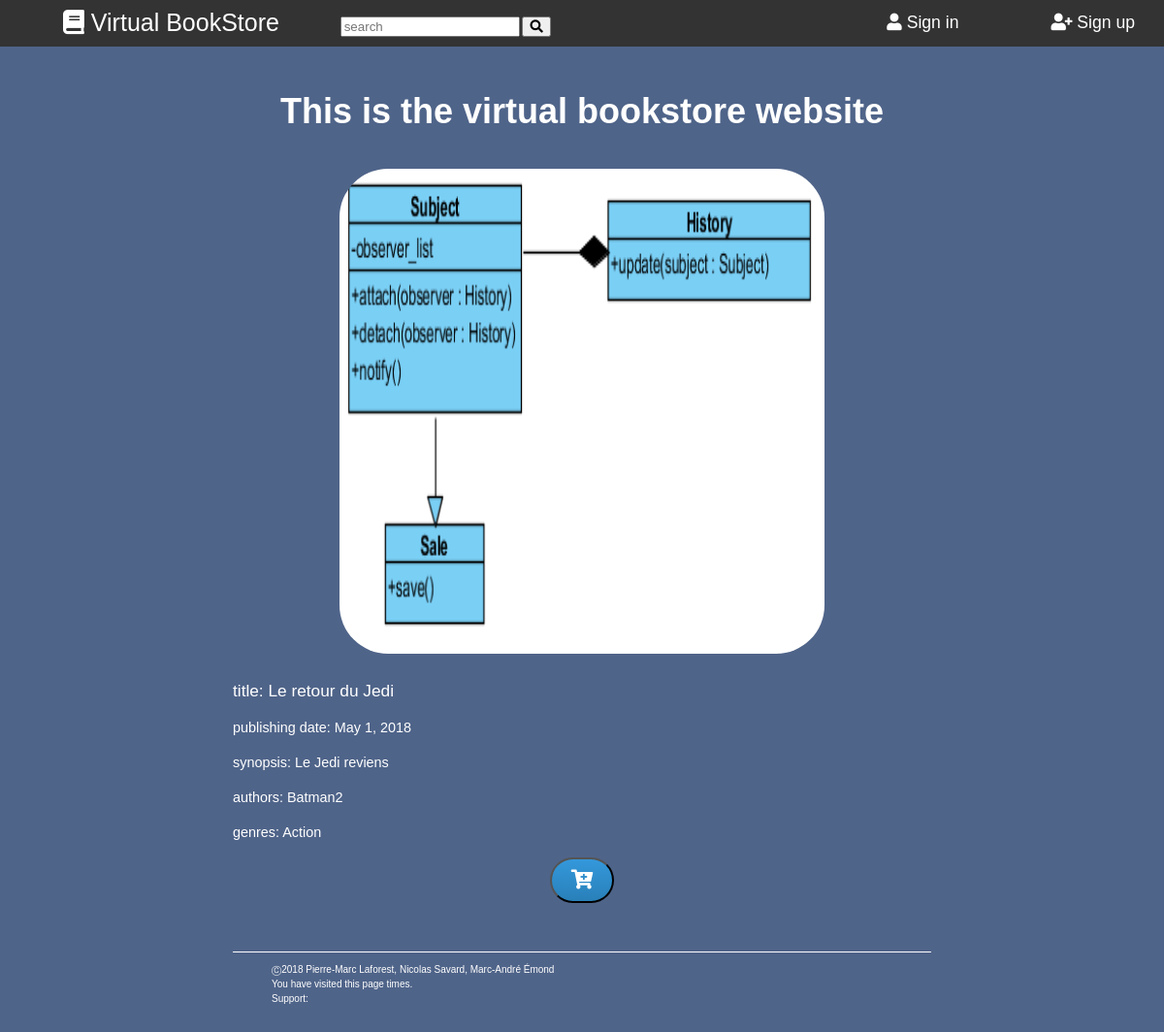
Before: /books/5/ with the older database file.
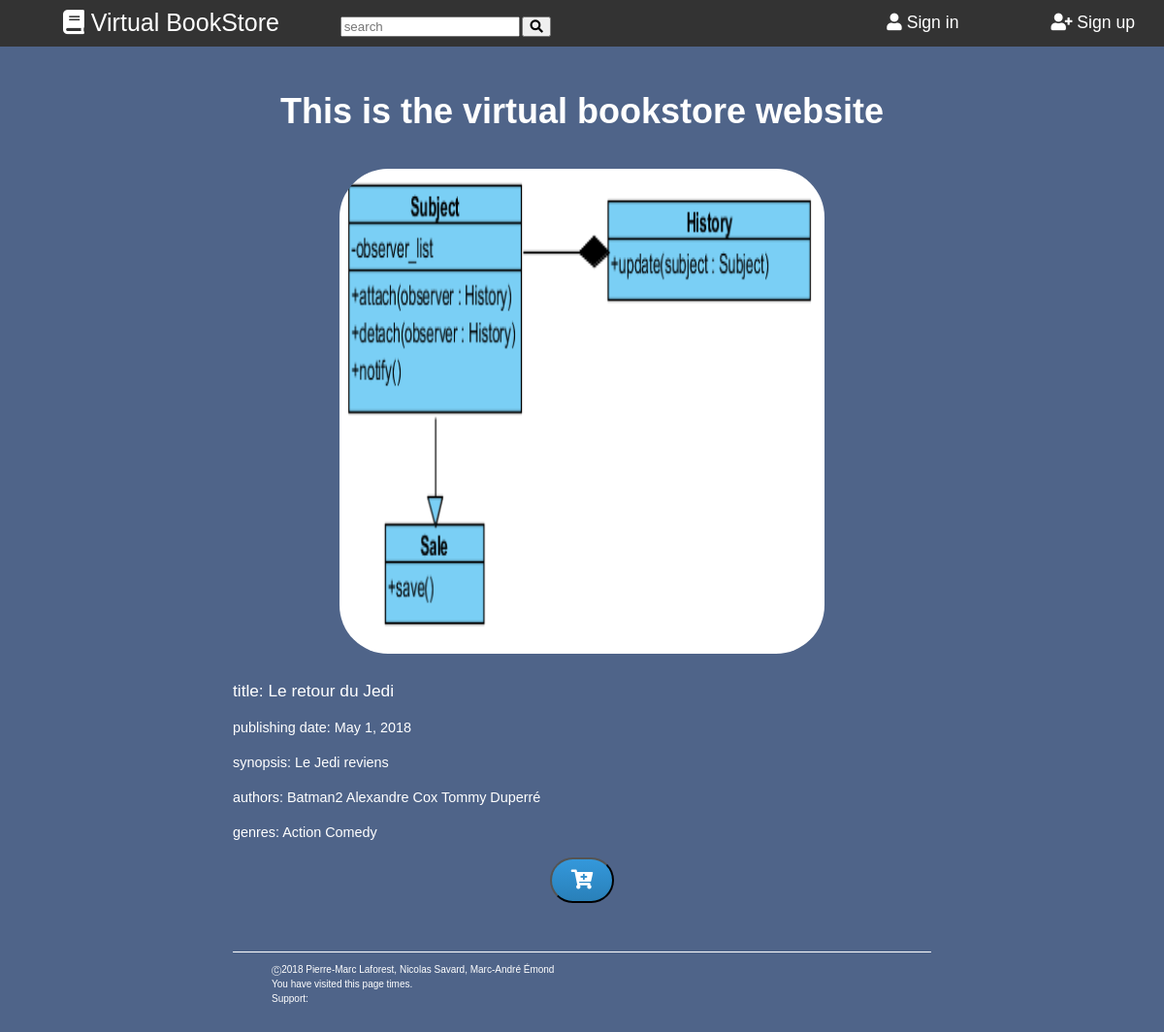
After: the same page with the newer database file.
### books/models.py (models this page shows, shortened)
class Author(models.Model):
    name = models.CharField(max_length=200)
    date_of_birth = models.DateField('date of birth', null=True, blank=True)
    date_of_death = models.DateField('date of death', null=True, blank=True)

class Genre(models.Model):
    name = models.CharField(max_length=30, unique=True)

### books/views.py (the view)
# urls.py: path('<int:book_id>/', views.get_info, name='get_info'),
def get_info(request, book_id):
    promo_books = Book.objects.get(id=book_id)
    authors = Author.objects.filter(book__title=promo_books.title)
    authors = list(authors)
    genres = Genre.objects.filter(book__title=promo_books.title)
    genres = list(genres)
    context = {
        'book': promo_books,
        'authors_of_book': authors,
        'genres_of_book': genres,
    }
    return render(request, 'books/book_info.html', context)

### main_site/context_processors.py (called while the page is built)
def settings(request):
    return {'settings': SiteSettings.load()}

### main_site/models.py (called while the page is built)
    def set_cache(self):
        cache.set(self.__class__.__name__, self)

    @classmethod
    def load(cls):
        if cache.get(cls.__name__) is None:
            obj, created = cls.objects.get_or_create(pk=1)
            if not created:
                obj.set_cache()
        return cache.get(cls.__name__)

### books/templates/books/book_info.html (shortened to what this page needs)
{% extends "main_site/base.html" %}
{% block newlinks %}
{% load static %}
<link rel="stylesheet" href="{% static "books/css/book-info.css" %}">
{% endblock newlinks %}
{% block content %}
<div class="books-info">
    {% include "books/book.html" with book_desc=book authors=authors_of_book genres=genres_of_book %}
    <form method="POST" action="{% url 'online_shop:add_to_cart' book.id  %}">
        <button class="btn" type="submit" name="next" value="{{ request.path }}">
            <i class="fas fa-cart-plus"></i>
        </button>
    </form>
</div>
{% endblock %}

### books/templates/books/book.html (shortened to what this page needs)
{% block book %}
<div class='book'>
    {% if book_desc.photo%}
	<a href = "{% url 'books:get_info' book_desc.id  %}">
		<img id='books-img' src="{{ MEDIA_URL }}{{ book_desc.photo.url }}">
	</a>
	{% endif %}
    {% if book_desc.title %}
	<p id='books-title'>
		<a href = "{% url 'books:get_info' book_desc.id  %}">title: {{ book_desc.title }} </a>
	</p>
	{% endif %}
    {% if book_desc.pub_date %}
	<p id='books-pubdate'> publishing date: {{ book_desc.pub_date }} </p>
	{% endif %}
    {% if book_desc.synopsis %}
	<p id='books-synopsis'> synopsis: {{ book_desc.synopsis }} </p>
	{% endif %}
    {% if authors %}
	<p id='books-authors'> authors:
		{% for a in authors %} {{ a.name }} {% endfor %}
	</p>
	{% endif %}
    {% if genres %}
	<p id='books-genres'> genres:
		{% for g in genres %} {{ g.name }} {% endfor %}
	</p>
	{% endif %}
</div>
{% endblock %}

Changed rows visible on the page:
added Author: name "Alexandre Cox"
added Author: name "Tommy Duperré"
added Genre: name "Comedy"
